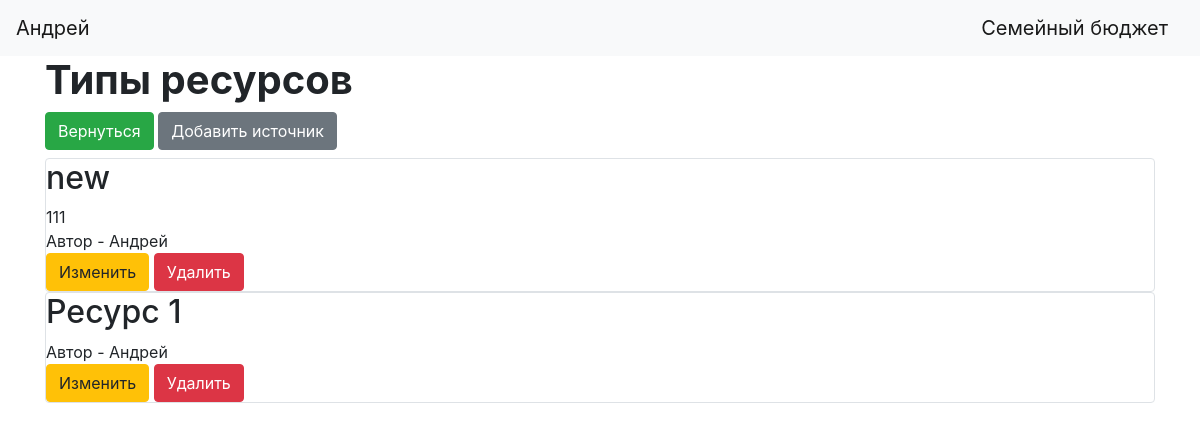
Page /resource_table (signed in) on the committed database.
### data/users.py (models this page shows, shortened)
class User(SqlAlchemyBase, UserMixin):
    __tablename__ = 'users'
    id = sqlalchemy.Column(sqlalchemy.Integer,
                           primary_key=True, autoincrement=True)
    name = sqlalchemy.Column(sqlalchemy.String, nullable=True)
    email = sqlalchemy.Column(sqlalchemy.String,
                              index=True, unique=True, nullable=True)
    hashed_password = sqlalchemy.Column(sqlalchemy.String, nullable=True)
    created_date = sqlalchemy.Column(sqlalchemy.DateTime,
                                     default=datetime.datetime.now)
    cards = orm.relation("Cards", back_populates='user')
    type_of_operation = orm.relation('Type_of_operation', back_populates='user')
    owner_money = orm.relation("Owner_money", back_populates='user')
    resource = orm.relation("Resource", back_populates='user')
    operations = orm.relation('Operations', back_populates='user')

### data/resources.py (models this page shows)
class Resource(SqlAlchemyBase):
    __tablename__ = 'resource'
    id = sqlalchemy.Column(sqlalchemy.Integer,
                           primary_key=True, autoincrement=True)
    title = sqlalchemy.Column(sqlalchemy.String, nullable=True)
    content = sqlalchemy.Column(sqlalchemy.String, nullable=True)
    user_id = sqlalchemy.Column(sqlalchemy.Integer,
                                sqlalchemy.ForeignKey("users.id"))
    user = orm.relation('User')

### main.py (the view)
@app.route('/resource_table')
def get_resource_table():
    db_sess = db_session.create_session()
    resource = db_sess.query(Resource).filter(Resource.user_id == current_user.id)
    return render_template("resource_table.html", resource=resource)

### data/db_session.py (called while the page is built)
def create_session() -> Session:
    global __factory
    return __factory()

### main.py (called while the page is built)
@login_manager.user_loader
def load_user(user_id):
    db_sess = db_session.create_session()
    return db_sess.query(User).get(user_id)

### templates/resource_table.html (shortened to what this page needs)
{% extends "base.html" %}
{% block content %}
<h1><b>Типы ресурсов</b></h1>
<a href="/" class="btn btn-success">Вернуться</a>
<a href="resource" class="btn btn-secondary">Добавить источник</a>
{% for item in resource[::-1] %}
<div class="col-md6 border rounded">
    <h2>{{item.title}}</h2>
    <div>
        {{item.content}}
    </div>
    <div>
        Автор - {{item.user.name}}
    </div>
            {% if current_user.is_authenticated and current_user == item.user %}
    <div>
        <a href="/resource/{{ item.id }}" class="btn btn-warning">
            Изменить
        </a>
        <a href="/resource_delete/{{ item.id }}" class="btn btn-danger">
            Удалить
        </a>
    </div>
{% endif %}
</div>
{% endfor %}
{% endblock %}

### templates/base.html (shortened to what this page needs)
<!doctype html>
<html lang="en">
<head>
    <link rel="stylesheet"
          href="https://stackpath.bootstrapcdn.com/bootstrap/4.4.1/css/bootstrap.min.css"
>
</head>
<body>
<header>
    <nav class="navbar navbar-light bg-light">
        {% if current_user.is_authenticated %}
    <a class="navbar-brand" href="/logout">{{ current_user.name }}</a>
{% else %}
    <p>
        <a class="btn btn-primary " href="/register">Зарегистрироваться</a>
        <a class="btn btn-success" href="/login">Войти</a>
    </p>
{% endif %}
        <a class="navbar-brand" href="/">Семейный бюджет</a>
    </nav>
</header>
<main role="main" class="container">
    {% block content %}{% endblock %}
</main>
</body>
</html>

### rows in the picture
User: name "Андрей"
Resource: title "new", content "111", user.name "Андрей"
Resource: title "Ресурс 1", user.name "Андрей"
